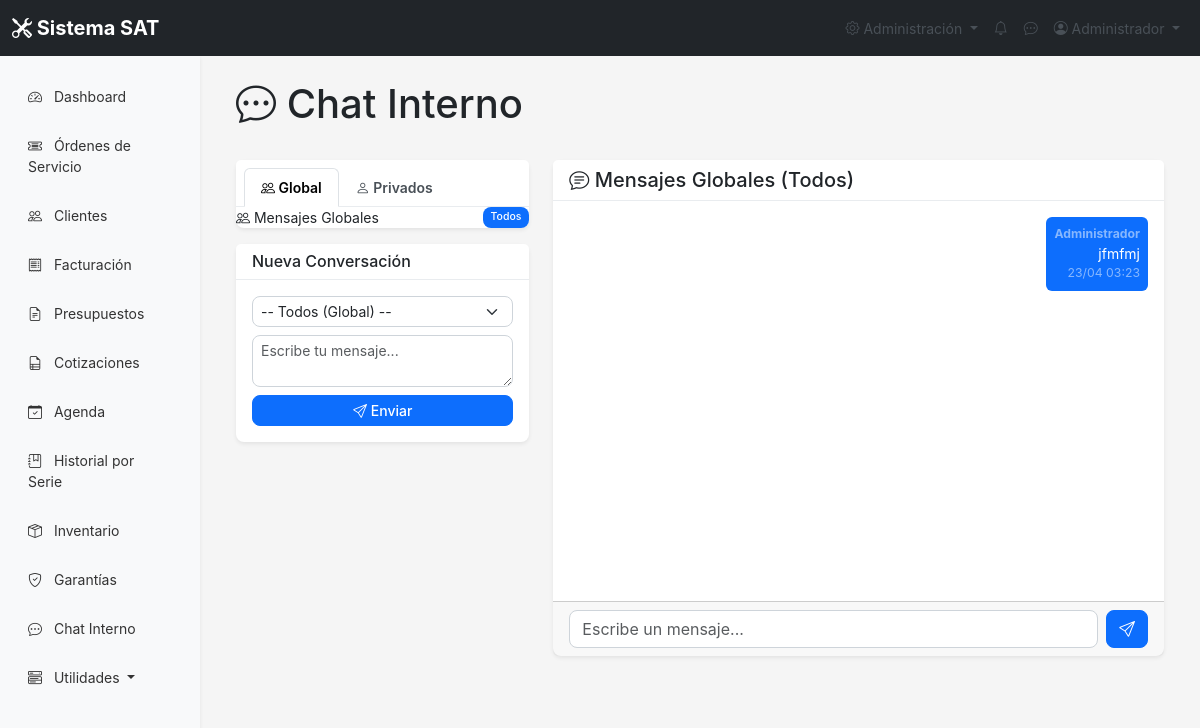
/chat/index.php (signed in), run on the app's committed database.
### tables this page shows
CREATE TABLE IF NOT EXISTS `mensajes_internos` (
  `id` int NOT NULL AUTO_INCREMENT,
  `remitente_id` int NOT NULL,
  `destinatario_id` int DEFAULT NULL,
  `mensaje` text NOT NULL,
  `leido` tinyint(1) DEFAULT '0',
  `created_at` timestamp NULL DEFAULT CURRENT_TIMESTAMP,
  PRIMARY KEY (`id`),
  KEY `idx_remitente` (`remitente_id`),
  KEY `idx_destinatario` (`destinatario_id`),
  KEY `idx_leido` (`leido`),
  KEY `idx_created` (`created_at`)
);

CREATE TABLE IF NOT EXISTS `usuarios` (
  `id` int NOT NULL AUTO_INCREMENT,
  `nombre` varchar(100) NOT NULL,
  `email` varchar(100) NOT NULL,
  `password` varchar(255) NOT NULL,
  `rol` enum('admin','tecnico','ventas') DEFAULT 'tecnico',
  `telefono` varchar(20) DEFAULT NULL,
  `fecha_creacion` timestamp NULL DEFAULT CURRENT_TIMESTAMP,
  `estado` enum('activo','inactivo') DEFAULT 'activo',
  `comision_venta` decimal(5,2) DEFAULT '10.00',
  `comision_presentismo` decimal(5,2) DEFAULT '5.00',
  `comision_especial` decimal(5,2) DEFAULT '15.00',
  `two_factor_secret` varchar(32) DEFAULT NULL,
  `two_factor_enabled` tinyint(1) DEFAULT '0',
  PRIMARY KEY (`id`),
  UNIQUE KEY `email` (`email`)
);

### include/chat_helper.php (called while the page is built, shortened)
<?php
function getMensajesGlobales($conn, $limit = 50) {
    $limit = (int)$limit;
    $result = $conn->query("
        SELECT m.*, u.nombre as remitente_nombre, u.rol as remitente_rol
        FROM mensajes_internos m
        JOIN usuarios u ON m.remitente_id = u.id
        WHERE m.destinatario_id IS NULL
        ORDER BY m.created_at DESC
        LIMIT $limit
    ");
    return $result;
}

### chat/index.php (the view, shortened to what this page needs)
<?php
require_once '../include/funciones.php';
require_once '../include/chat_helper.php';
$conn = getConnection();
$user_id = $_SESSION['user_id'];
$tipo = $_GET['tipo'] ?? 'global';
$otro_id = !empty($_GET['usuario']) ? (int)$_GET['usuario'] : null;
if ($tipo === 'global') {
    $mensajes = getMensajesGlobales($conn, 50);
    $titulo_chat = 'Mensajes Globales (Todos)';
} else {
    $mensajes = getMensajesGlobales($conn, 50);
    $titulo_chat = 'Mensajes Globales (Todos)';
}
require_once '../include/header.php';
?>
<div class="container-fluid">
    <div class="d-flex justify-content-between align-items-center mb-4">
        <h1><i class="bi bi-chat-dots"></i> Chat Interno</h1>
    </div>
    <div class="row">
        <div class="col-md-4">
            <div class="card">
                <div class="card-header">
                    <ul class="nav nav-tabs card-header-tabs" role="tablist">
                        <li class="nav-item">
                            <a class="nav-link <?= $tipo === 'global' ? 'active' : '' ?>" href="?tipo=global">
                                <i class="bi bi-people"></i> Global
                            </a>
                        </li>
                        <li class="nav-item">
                            <a class="nav-link" data-bs-toggle="tab" href="#privados">
                                <i class="bi bi-person"></i> Privados
                            </a>
                        </li>
                    </ul>
                </div>
                <div class="card-body p-0" style="max-height: 500px; overflow-y: auto;">
                    <div class="tab-content">
                        <div class="tab-pane show <?= $tipo === 'global' ? 'active' : '' ?>" id="global">
                            <a href="?tipo=global" class="list-group-item list-group-item-action d-flex justify-content-between align-items-center <?= $tipo === 'global' ? 'active' : '' ?>">
                                <div><i class="bi bi-people"></i> Mensajes Globales</div>
                                <span class="badge bg-primary">Todos</span>
                            </a>
                        </div>
                    </div>
                </div>
            </div>
            <div class="card mt-3">
                <div class="card-header">
                    <h6 class="mb-0">Nueva Conversación</h6>
                </div>
                <div class="card-body">
                    <form method="POST">
                        <div class="mb-2">
                            <select name="destinatario_id" class="form-select form-select-sm">
                                <option value="">-- Todos (Global) --</option>
                            </select>
                        </div>
                        <div class="mb-2">
                            <textarea name="mensaje" class="form-control form-control-sm" rows="2" placeholder="Escribe tu mensaje..." required></textarea>
                        </div>
                        <button type="submit" class="btn btn-primary btn-sm w-100">
                            <i class="bi bi-send"></i> Enviar
                        </button>
                    </form>
                </div>
            </div>
        </div>
        <div class="col-md-8">
            <div class="card">
                <div class="card-header d-flex justify-content-between align-items-center">
                    <h5 class="mb-0"><i class="bi bi-chat-<?= $tipo === 'global' ? 'text' : 'quote' ?>"></i> <?= $titulo_chat ?></h5>
                </div>
                <div class="card-body" style="height: 400px; overflow-y: auto;" id="chatMessages">
                    <?php if ($mensajes && $mensajes->num_rows > 0): ?>
                        <?php while ($m = $mensajes->fetch_assoc()): ?>
                        <div class="mb-3 <?= $m['remitente_id'] == $user_id ? 'text-end' : '' ?>">
                            <div class="d-inline-block <?= $m['remitente_id'] == $user_id ? 'bg-primary text-white' : 'bg-light' ?> p-2 rounded" style="max-width: 80%;">
                                <div class="small fw-bold <?= $m['remitente_id'] == $user_id ? 'text-white-50' : 'text-muted' ?>">
                                    <?= htmlspecialchars($m['remitente_nombre']) ?>
                                </div>
                                <div><?= nl2br(htmlspecialchars($m['mensaje'])) ?></div>
                                <div class="small <?= $m['remitente_id'] == $user_id ? 'text-white-50' : 'text-muted' ?>">
                                    <?= date('d/m H:i', strtotime($m['created_at'])) ?>
                                </div>
                            </div>
                        </div>
                        <?php endwhile; ?>
                    <?php endif; ?>
                </div>
                <div class="card-footer">
                    <form method="POST" class="d-flex gap-2">
                        <input type="text" name="mensaje" class="form-control" placeholder="Escribe un mensaje..." required>
                        <button type="submit" class="btn btn-primary">
                            <i class="bi bi-send"></i>
                        </button>
                    </form>
                </div>
            </div>
        </div>
    </div>
</div>
<?php require_once '../include/footer.php'; ?>

### css/styles.css (style rules this page uses)
:root { --primary: #0d6efd; --secondary: #6c757d; --success: #198754; --danger: #dc3545; --warning: #ffc107; --info: #0dcaf0; --light: #f8f9fa; --dark: #212529; }
body { font-family: -apple-system, BlinkMacSystemFont, 'Segoe UI', Roboto, 'Helvetica Neue', Arial, sans-serif; font-size: 14px; background-color: #f5f5f5; }
.card { border: none; box-shadow: 0 0.125rem 0.25rem rgba(0, 0, 0, 0.075); border-radius: 0.5rem; }
.card-header { background-color: white; border-bottom: 1px solid #e9ecef; font-weight: 600; }
.badge { padding: 0.35em 0.65em; font-weight: 500; }
.btn { border-radius: 0.375rem; font-weight: 500; }
.form-control, .form-select { border-radius: 0.375rem; border: 1px solid #ced4da; }
.nav-link { color: #495057; }
.btn-primary { background-color: var(--primary); border-color: var(--primary); }

### css/improved.css (style rules this page uses)
:root { --sat-primary: #0d6efd; --sat-secondary: #6c757d; --sat-success: #198754; --sat-danger: #dc3545; --sat-warning: #ffc107; --sat-info: #0dcaf0; --sat-light: #f8f9fa; --sat-dark: #212529; --sat-border-radius: 8px; --sat-shadow: 0 0.125rem 0.25rem rgba(0, 0, 0, 0.075); --sat-transition: all 0.3s ease; }
.btn-primary { border-radius: var(--sat-border-radius); transition: var(--sat-transition); }
.form-control, .form-select { border-radius: var(--sat-border-radius); transition: var(--sat-transition); }
.badge { padding: 0.5em 0.75em; border-radius: var(--sat-border-radius); font-weight: 500; }

### data on the page
mensajes_internos: usuarios.nombre "Administrador", mensaje "jfmfmj", created_at "23/04 03:23"

### other printed values
$_SESSION['nombre'] "Administrador"
$titulo_chat "Mensajes Globales (Todos)"
